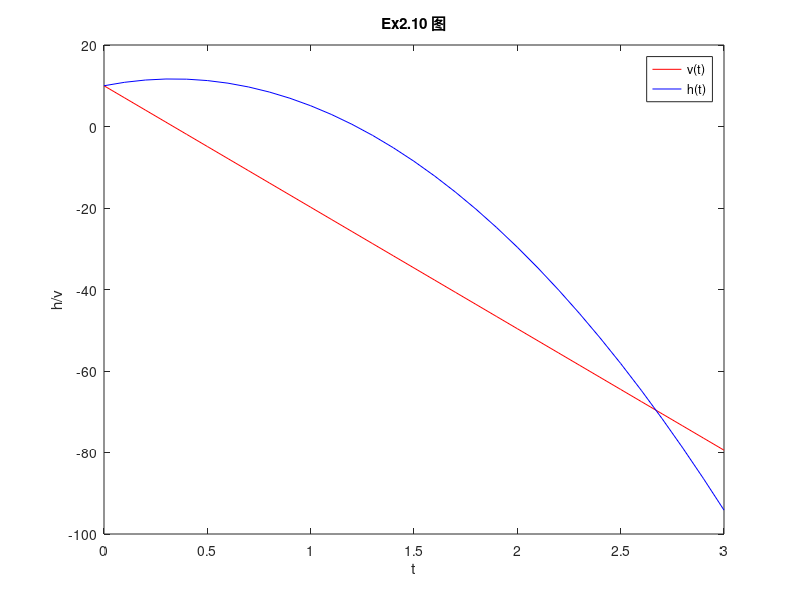

Write the MATLAB code that produced this figure.
h0 = 10
v0 = 10
g = -29.81
t = 0:0.1:3;
v = g*t + v0;
h = 0.5*g*t.^2 + v0*t + h0;
plot(t,v,'red-',t,h,'blue-');
legend('v(t)','h(t)');
title('Ex2.10 图')
xlabel('t','VerticalAlignment','cap');
ylabel('h/v','HorizontalAlignment','right');